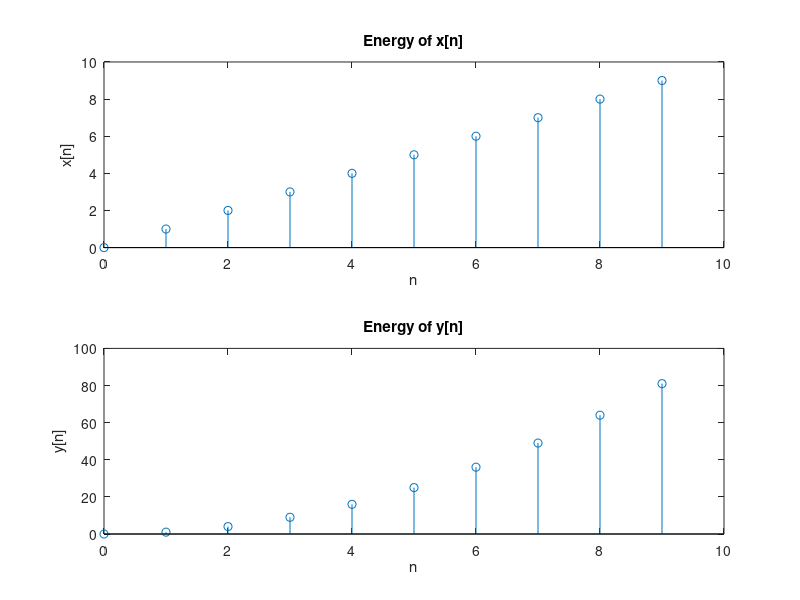

MATLAB code to generate this figure:
% Nicholas Kawwas (40124338)
% ELEC 342 UK-X Lab 2 - Question 1a)
 
clc;
clear all;
close all;
 
n=0:9;
x=n;
y=x.^2;
 
xEnergy = 0;
yEnergy = 0;
 
for i=x
    xEnergy = xEnergy + i.^2;
end
 
for j=y
    yEnergy = yEnergy + j.^2;
end
 
disp(xEnergy)
disp(yEnergy)
 
subplot(2,1,1)
stem(n, x)
xlabel('n')
ylabel('x[n]')
title('Energy of x[n]')
 
subplot(2,1,2)
stem(n, y)
xlabel('n')
ylabel('y[n]')
title('Energy of y[n]')
